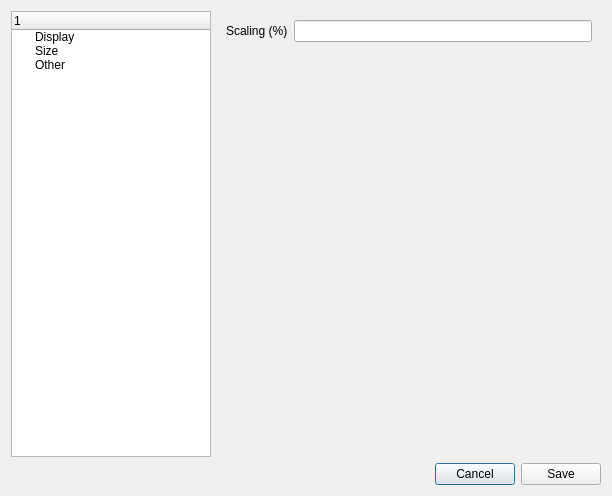
<?xml version="1.0" encoding="UTF-8"?>
<ui version="4.0">
 <class>Dialog</class>
 <widget class="QDialog" name="Dialog">
  <property name="geometry">
   <rect>
    <x>0</x>
    <y>0</y>
    <width>612</width>
    <height>496</height>
   </rect>
  </property>
  <property name="windowTitle">
   <string>Dialog</string>
  </property>
  <layout class="QHBoxLayout" name="horizontalLayout">
   <item>
    <layout class="QVBoxLayout" name="verticalLayout">
     <item>
      <layout class="QHBoxLayout" name="horizontalLayout_2">
       <item>
        <widget class="QTreeWidget" name="settings_select">
         <property name="maximumSize">
          <size>
           <width>200</width>
           <height>16777215</height>
          </size>
         </property>
         <property name="editTriggers">
          <set>QAbstractItemView::EditTrigger::NoEditTriggers</set>
         </property>
         <column>
          <property name="text">
           <string/>
          </property>
         </column>
         <item>
          <property name="text">
           <string>Display</string>
          </property>
         </item>
         <item>
          <property name="text">
           <string>Size</string>
          </property>
         </item>
         <item>
          <property name="text">
           <string>Other</string>
          </property>
         </item>
        </widget>
       </item>
       <item>
        <widget class="QStackedWidget" name="settings_pages">
         <property name="currentIndex">
          <number>1</number>
         </property>
         <widget class="QWidget" name="Display">
          <layout class="QHBoxLayout" name="horizontalLayout_4">
           <item>
            <layout class="QVBoxLayout" name="verticalLayout_2">
             <item>
              <layout class="QHBoxLayout" name="horizontalLayout_5">
               <item>
                <widget class="QLabel" name="label">
                 <property name="text">
                  <string>Display</string>
                 </property>
                </widget>
               </item>
               <item>
                <widget class="QComboBox" name="display_list"/>
               </item>
              </layout>
             </item>
             <item>
              <widget class="QCheckBox" name="fullscreen">
               <property name="text">
                <string>Fullscreen</string>
               </property>
              </widget>
             </item>
             <item>
              <spacer name="verticalSpacer">
               <property name="orientation">
                <enum>Qt::Orientation::Vertical</enum>
               </property>
               <property name="sizeHint" stdset="0">
                <size>
                 <width>20</width>
                 <height>40</height>
                </size>
               </property>
              </spacer>
             </item>
            </layout>
           </item>
          </layout>
         </widget>
         <widget class="QWidget" name="Size">
          <layout class="QVBoxLayout" name="verticalLayout_3">
           <item>
            <layout class="QHBoxLayout" name="horizontalLayout_6">
             <item>
              <widget class="QLabel" name="label_2">
               <property name="text">
                <string>Scaling (%)</string>
               </property>
              </widget>
             </item>
             <item>
              <widget class="QLineEdit" name="scaling"/>
             </item>
            </layout>
           </item>
           <item>
            <spacer name="verticalSpacer_2">
             <property name="orientation">
              <enum>Qt::Orientation::Vertical</enum>
             </property>
             <property name="sizeHint" stdset="0">
              <size>
               <width>20</width>
               <height>40</height>
              </size>
             </property>
            </spacer>
           </item>
          </layout>
         </widget>
         <widget class="QWidget" name="Other"/>
        </widget>
       </item>
      </layout>
     </item>
     <item>
      <layout class="QHBoxLayout" name="horizontalLayout_3">
       <item>
        <spacer name="horizontalSpacer">
         <property name="orientation">
          <enum>Qt::Orientation::Horizontal</enum>
         </property>
         <property name="sizeHint" stdset="0">
          <size>
           <width>40</width>
           <height>20</height>
          </size>
         </property>
        </spacer>
       </item>
       <item>
        <widget class="QPushButton" name="button_cancel">
         <property name="text">
          <string>Cancel</string>
         </property>
        </widget>
       </item>
       <item>
        <widget class="QPushButton" name="button_save">
         <property name="text">
          <string>Save</string>
         </property>
        </widget>
       </item>
      </layout>
     </item>
    </layout>
   </item>
  </layout>
 </widget>
 <resources/>
 <connections/>
</ui>
